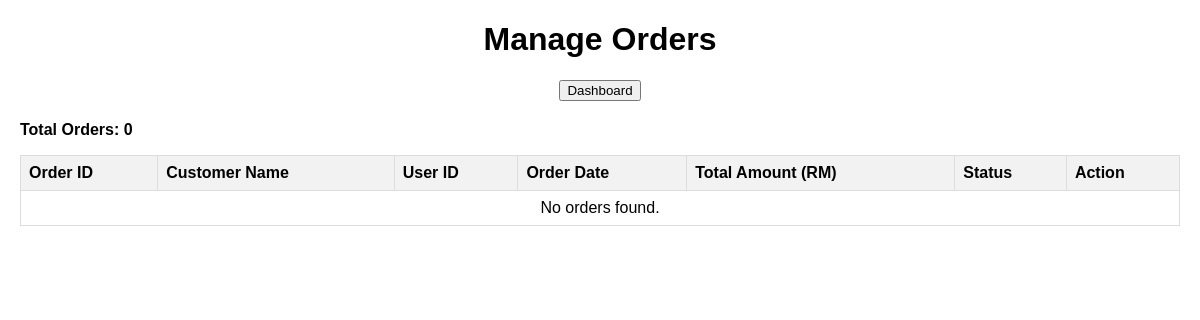
The app's page /admin/manage_orders.php, older data.
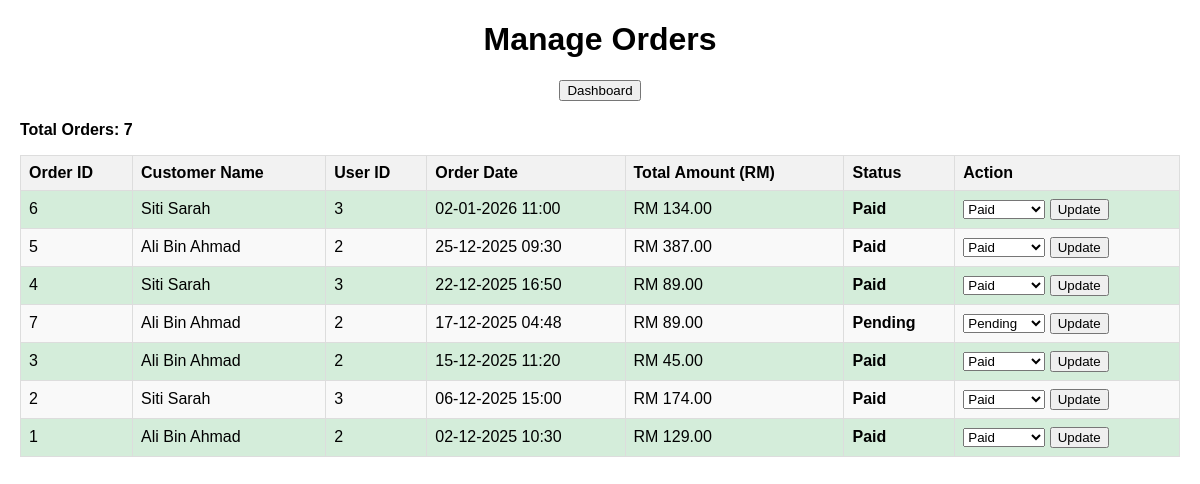
The same page, newer data.
### tables this page shows
CREATE TABLE IF NOT EXISTS orders (
    order_id INT AUTO_INCREMENT PRIMARY KEY,
    user_id INT NOT NULL,
    total_amount DECIMAL(10,2) NOT NULL,
    order_date TIMESTAMP DEFAULT CURRENT_TIMESTAMP,
    status ENUM('Pending', 'Paid', 'Cancelled') DEFAULT 'Pending',

    FOREIGN KEY (user_id) REFERENCES users(user_id)
);

CREATE TABLE IF NOT EXISTS users (
    user_id INT AUTO_INCREMENT PRIMARY KEY,
    full_name VARCHAR(100) NOT NULL,
    email VARCHAR(100) NOT NULL UNIQUE,
    password VARCHAR(255) NOT NULL, 
    phone_number VARCHAR(20),
    otp_code VARCHAR(10) DEFAULT NULL,
    role ENUM('member', 'admin') DEFAULT 'member',
    address TEXT,
    created_at TIMESTAMP DEFAULT CURRENT_TIMESTAMP
);

### admin/manage_orders.php (the view, shortened to what this page needs)
<?php
include $_SERVER['DOCUMENT_ROOT'] . '/sarawak_scents/includes/db_connect.php';
$allowedStatuses = ['Pending', 'Paid', 'Cancelled'];
$query = "SELECT o.order_id, o.user_id, o.total_amount, o.order_date, o.status, u.full_name
          FROM orders o
          INNER JOIN users u ON o.user_id = u.user_id
          ORDER BY o.order_date DESC";
$result = mysqli_query($conn, $query);
$totalOrders = mysqli_num_rows($result);
?>
<!DOCTYPE html>
<html lang="en">
<head>
</head>
<body>
    <div class="header">
        <h1>Manage Orders</h1>
    </div>
    <div class="nav">
        <button onclick="window.location.href='dashboard.php'">Dashboard</button>
    </div>
    <p><strong>Total Orders: <?php echo $totalOrders; ?></strong></p>
    <table>
        <thead>
            <tr>
                <th>Order ID</th>
                <th>Customer Name</th>
                <th>User ID</th>
                <th>Order Date</th>
                <th>Total Amount (RM)</th>
                <th>Status</th>
                <th>Action</th>
            </tr>
        </thead>
        <tbody>
            <?php if ($totalOrders == 0): ?>
                <tr>
                    <td colspan="7" style="text-align: center;">No orders found.</td>
                </tr>
            <?php else: ?>
                <?php while ($order = mysqli_fetch_assoc($result)): ?>
                    <tr class="status-<?php echo strtolower($order['status']); ?>">
                        <td><?php echo htmlspecialchars($order['order_id']); ?></td>
                        <td><?php echo htmlspecialchars($order['full_name']); ?></td>
                        <td><?php echo htmlspecialchars($order['user_id']); ?></td>
                        <td><?php echo date('d-m-Y H:i', strtotime($order['order_date'])); ?></td>
                        <td>RM <?php echo number_format($order['total_amount'], 2); ?></td>
                        <td><strong><?php echo htmlspecialchars($order['status']); ?></strong></td>
                        <td>
                            <form method="post" action="">
                                <select name="status">
                                    <?php foreach ($allowedStatuses as $status): ?>
                                        <option value="<?php echo $status; ?>" <?php echo $order['status'] === $status ? 'selected' : ''; ?>>
                                            <?php echo $status; ?>
                                        </option>
                                    <?php endforeach; ?>
                                </select>
                                <button type="submit">Update</button>
                            </form>
                        </td>
                    </tr>
                <?php endwhile; ?>
            <?php endif; ?>
        </tbody>
    </table>
</body>
</html>

Row changes from the older to the newer data that the page shows:
added orders: order_id "6", user.full_name "Siti Sarah", user "3", order_date "02-01-2026 11:00", total_amount "134.00", status "Paid"
added orders: order_id "5", user.full_name "Ali Bin Ahmad", user "2", order_date "25-12-2025 09:30", total_amount "387.00", status "Paid"
added orders: order_id "4", user.full_name "Siti Sarah", user "3", order_date "22-12-2025 16:50", total_amount "89.00", status "Paid"
added orders: order_id "7", user.full_name "Ali Bin Ahmad", user "2", order_date "17-12-2025 04:48", total_amount "89.00", status "Pending"
added orders: order_id "3", user.full_name "Ali Bin Ahmad", user "2", order_date "15-12-2025 11:20", total_amount "45.00", status "Paid"
added orders: order_id "2", user.full_name "Siti Sarah", user "3", order_date "06-12-2025 15:00", total_amount "174.00", status "Paid"
added orders: order_id "1", user.full_name "Ali Bin Ahmad", user "2", order_date "02-12-2025 10:30", total_amount "129.00", status "Paid"
Text that changed along with them:
$totalOrders: "0" → "7"
text no longer shown: "No orders found."
